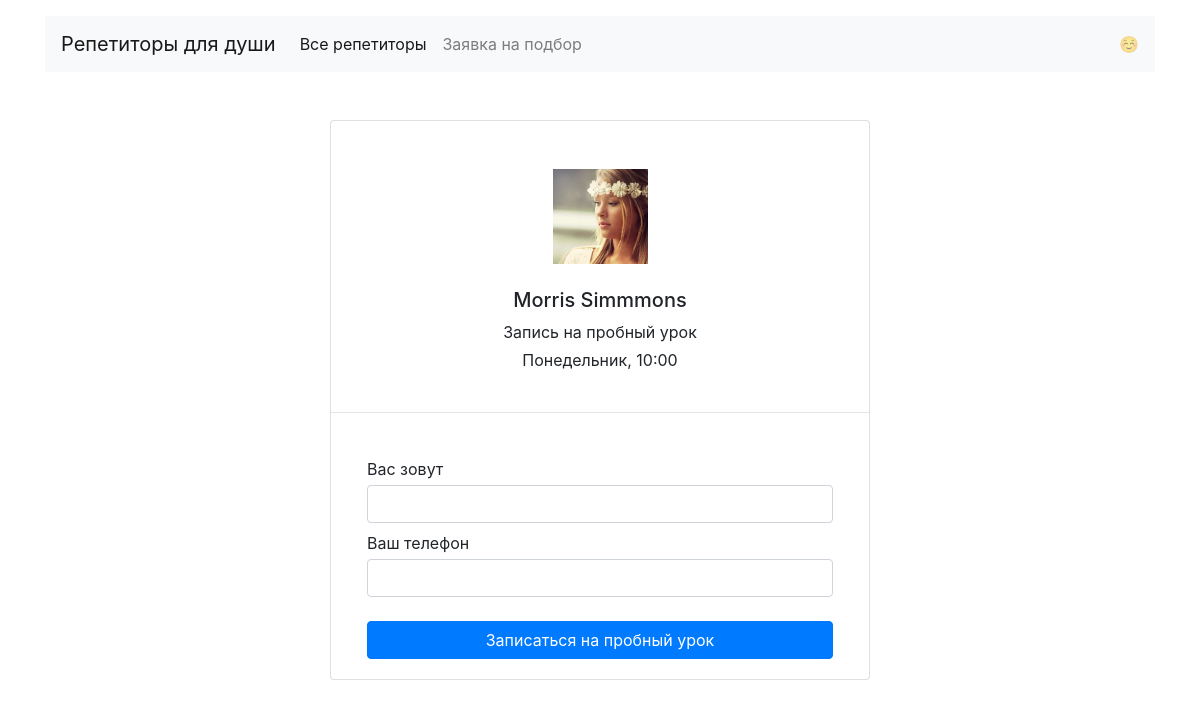
The app's page /booking/1/mon/10/ with its own data.
### app.py (models this page shows)
class Teacher(db.Model):
    __tablename__ = 'teachers'
    id = db.Column(db.Integer, primary_key=True)
    name = db.Column(db.String(20))
    picture = db.Column(db.String())
    about = db.Column(db.String())
    price = db.Column(db.Integer())
    rating = db.Column(db.Float())
    bookings = db.relationship("Booking", back_populates='teacher')
    free_times = db.relationship('FreeTimes', back_populates='teacher')
    goals = db.relationship('Goal', secondary=teachers_goals_association, back_populates='teachers')

### app.py (the view)
@app.route('/booking/<int:teacher_id>/<day_of_the_week>/<int:time>/', methods=['GET', 'POST'])
def render_booking(teacher_id, day_of_the_week, time):
    teacher = Teacher.query.filter(Teacher.id == teacher_id).first()
    week = data_provider.whole_week()
    form = BookingForm()
    if request.method == "POST" and form.validate():
        name = form.clientName.data
        weekdays = data_provider.whole_week()
        weekday = weekdays[form.clientWeekday.data]
        time = form.clientTime.data
        phone = form.clientPhone.data
        booking = Booking(weekday=weekday, hour=time, name=name, phone=phone, teacher_id=teacher_id)
        db.session.add(booking)
        db.session.commit()
        return render_template('booking_done.html', name=name, weekday=weekday, time=time, phone=phone)
    else:
        return render_template('booking.html', teacher=teacher, day_of_the_week=day_of_the_week, time=time, week=week,
                               form=form)

### app.py
class BookingForm(FlaskForm):
    clientName = StringField("Вас зовут", [InputRequired(message="Данное поле являетвся обязательным"),
                                           Length(min=2, message='Слишком короткое имя')])
    clientPhone = StringField("Ваш телефон", [InputRequired(message="Данное поле являетвся обязательным"),
                                              Length(min=5, message='Слишком короткий номер телефона')])
    submit = SubmitField("Записаться на пробный урок")
    clientWeekday = HiddenField("mon")
    clientTime = HiddenField("12:00")
    clientTeacher = HiddenField("10")

### data_provider.py (called while the page is built)
def whole_week():
    return {
        "mon": "Понедельник",
        "tue": "Вторник",
        "wed": "Среда",
        "thu": "Четверг",
        "fri": "Пятница",
        "sat": "Суббота",
        "sun": "Воскресенье"
    }

### templates/booking.html (shortened to what this page needs)
{% extends 'base.html' %}
{% block container %}
    <div class="row mt-5">
        <div class="col-10 col-md-6 offset-1 offset-md-3 mb-3">
            <form action="/booking/{{ teacher.id }}/{{ day_of_the_week }}/{{ time }}/" class="card mb-3" method="post">
                <div class="card-body text-center pt-5">
                    <img src="{{ teacher.picture }}" class="mb-3" width="95" alt="">
                    <h2 class="h5 card-title mt-2 mb-2">{{ teacher.name }}</h2>
                    <p class="my-1">Запись на пробный урок</p>
                    <p class="my-1">{{ week[day_of_the_week] }}, {{ time }}:00</p>
                </div>
                <hr/>
                <div class="card-body mx-3">
                    {{ form.clientName.label(class_="mb-1 mt-2",for="clientName") }}
                    {{ form.clientName(class_="form-control", id="clientName") }}
                    {{ form.clientPhone.label(class_="mb-1 mt-2",for="clientPhone") }}
                    {{ form.clientPhone(class_="form-control", id="clientPhone") }}
                    {{ form.submit(class_="btn btn-primary btn-block mt-4") }}
                </div>
            </form>
        </div>
    </div>
{% endblock %}

### records on screen
Teacher: picture (picture), name "Morris Simmmons"

### other values on screen
{{ week[day_of_the_week] }} "Понедельник"
{{ time }} "10"
